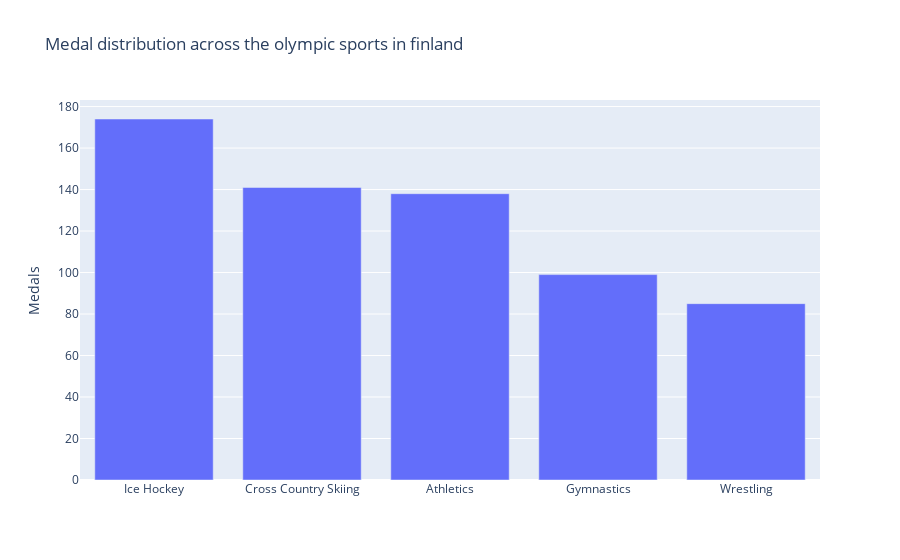

Write notebook code for a chart like this one.
### Markdown cell above
#### De sporter landet fått flest medaljer i

### Code cell
# Filter the rows into groups of sports, than sum the "Medals" column for each given sport
medals_per_finland_sport = olympic_data_finland_with_medals.groupby('Sport')['Medal'].count()

medals_per_finland_sport = medals_per_finland_sport.sort_values(ascending=False)

# Take the top 5 sports with most medals scored
medals_per_sport_top5_finland = medals_per_finland_sport[:5]

fig = px.bar(
    x=medals_per_sport_top5_finland.index,
    y=medals_per_sport_top5_finland,
    title="Medal distribution across the olympic sports in finland",
    labels={
        'x': '',
        'y': 'Medals'
    }
)

fig.show()

### Figure 1 — Plotly figure (JSON) as saved in the notebook; plotly's stock layout.template omitted (floating-point values rounded to 4 significant figures)
{"data": [{"alignmentgroup": "True", "hovertemplate": "=%{x}<br>Medals=%{y}<extra></extra>", "legendgroup": "", "marker": {"color": "#636efa", "pattern": {"shape": ""}}, "name": "", "offsetgroup": "", "orientation": "v", "showlegend": false, "textposition": "auto", "type": "bar", "x": ["Ice Hockey", "Cross Country Skiing", "Athletics", "Gymnastics", "Wrestling"], "xaxis": "x", "y": [174, 141, 138, 99, 85], "yaxis": "y"}], "layout": {"barmode": "relative", "legend": {"tracegroupgap": 0}, "title": {"text": "Medal distribution across the olympic sports in finland"}, "xaxis": {"anchor": "y", "domain": [0, 1], "title": {"text": ""}}, "yaxis": {"anchor": "x", "domain": [0, 1], "title": {"text": "Medals"}}}}
